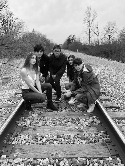
#> input picture IMG_8979166x125-0.png, 125 x 166 px; its folder holds only this picture in this run
$ python ascii_pic.py
#> lines starting #> are read from the running program, lines starting #| are printed output that depends on the picture
"""
Converts digital images to ascii text documents
"""

__author__ = "Clayton Maksymiuk"
__copyright__ = ""
__credits__ = ["Clayton Maksymiuk", "Joshua Schember"]
__license__ = ""
__version__ = "1.0.0"
__maintainer__ = "Clayton Maksymiuk"
__email__ = ["cmaks@umich.edu", "joshuaschember@gmail.com"]
__status__ = "Developement"

import os
from sys import platform
import cv2
import time


IMG = input("Image: ")
#> the answer given: IMG_8979166x125-0.png
CONV = int(input("Scale Down:  "))
#> the answer given: 3

start = time.time()
#naming system for files
def check_file(fn, n):
    n1 = n
    if n > 0:
        fn = fn[0:-len(str(n-1))] + str(n)
    for _, _, files in os.walk('./'):
        for file in files:
            if '.' in file:
                if file == fn + ".png":
                    n += 1
    if n != n1:
        return check_file(fn, n)
    return fn

def average(a, b):
    return (a+b)/2

if platform == "linux" or platform == "linux2":
    fn = IMG.split("/")[-1].split(".")[0]
elif platform == "darwin":
    fn = IMG.split("/")[-1].split(".")[0]
elif platform == "win32":
    fn = IMG.split("\\")[-1].split(".")[0]


image = cv2.imread(IMG)
#> image is the input picture: shape (166, 125, 3); min 1, max 253, mean 140
gray = cv2.cvtColor(image, cv2.COLOR_BGR2GRAY)
gray = cv2.resize(gray, (gray.shape[1]//CONV, gray.shape[0]//CONV))
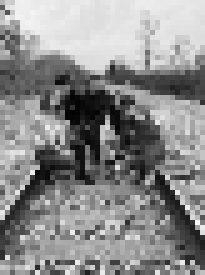
#> gray: shape (55, 41) (shown 5 times larger); min 2, max 247, mean 139.8

n = 0
fn += str(gray.shape[0]) + "x" + str(gray.shape[1]) + "-" + str(n)
#> fn = 'IMG_8979166x125-055x41-0'
fn = check_file(fn, n)


#cv2.imshow("Gray", gray)
cv2.imwrite((fn + ".png"),gray)

file = open((fn + ".txt"), "w")
for y in range(0, gray.shape[0], 2):
    for x in range(0, gray.shape[1]):
        try:
            val = average(gray[y][x]/255, gray[y+1][x]/255)
            if (val) > .95:
                file.write(' ')
            elif (val) > .43:
                file.write('·')
            elif (val) > .38:
                file.write('+')
            elif (val) > .26:
                file.write('#')
            elif (val) > .17:
                file.write('▒')
            elif (val) > .05:
                file.write('▓')
            else:
                file.write('█')

        except:
            pass
    file.write("\n")
file.close()
print(time.time() - start)

$ run again, on phone344x231-0.png
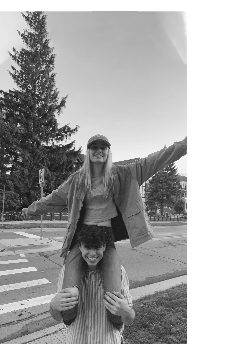
#> input picture phone344x231-0.png, 231 x 344 px
#> image is the input picture: shape (344, 231, 3); min 24, max 255, mean 163.6
#> `gray = cv2.resize(gray, (gray.shape[1]//CONV, gray.shape[0]//CONV))`:
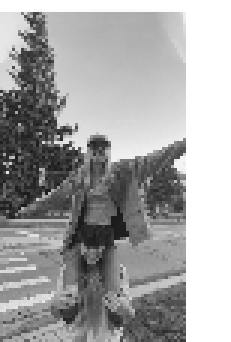
#> gray: shape (114, 77) (shown 3 times larger); min 25, max 255, mean 163.8
